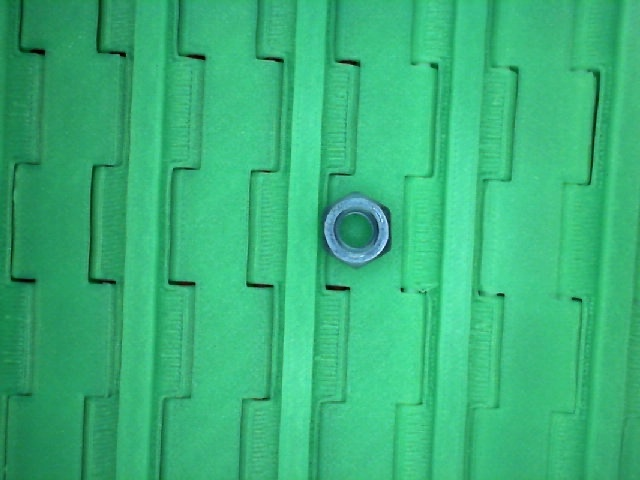
#> input picture images/testing/2023-04-25_20-58-51-095.jpg, 640 x 480 px, given in place of the camera
$ python main.py
#> lines starting #> are read from the running program, lines starting #| are printed output that depends on the picture; after the words box and inside, x2 and y2 are one past the last pixel; in counts of white or black regions, pixels touching at a corner belong together
#> further down, img is the input picture: shape (480, 640, 3); mean B, G, R 121.5, 179.8, 56.2
import cv2
import os
import numpy as np
from matplotlib import pyplot as plt
import time
from collections import Counter
import datetime
import math

frameWidth = 640
frameHeight = 480
cap = cv2.VideoCapture(0)
cap.set(3, frameWidth)
cap.set(4, frameHeight)
# folder_path = '/Users/yukaaoyama/engi200/images/training2'
# if not os.path.exists(folder_path):
#     os.makedirs(folder_path)
# initialize frame and image counter
frame_counter = 0

newFastener = True

def empty(a):
    pass

# Scroll bars for adjustments
cv2.namedWindow("Parameters")
cv2.resizeWindow("Parameters",640,240)
cv2.createTrackbar("Threshold1","Parameters",50,255,empty)
cv2.createTrackbar("Threshold2","Parameters",100,255,empty)
cv2.createTrackbar("Low H","Parameters",40,255,empty)
cv2.createTrackbar("Low S","Parameters",0,255,empty)
cv2.createTrackbar("Low V","Parameters",0,255,empty)
cv2.createTrackbar("High H","Parameters",83,255,empty)
cv2.createTrackbar("High S","Parameters",255,255,empty)
cv2.createTrackbar("High V","Parameters",255,255,empty)
cv2.createTrackbar("Area","Parameters",1000,30000,empty)

# For display
def stackImages(scale,imgArray):
    rows = len(imgArray)
    cols = len(imgArray[0])
    rowsAvailable = isinstance(imgArray[0], list)
    width = imgArray[0][0].shape[1]
    height = imgArray[0][0].shape[0]
    if rowsAvailable:
        for x in range ( 0, rows):
            for y in range(0, cols):
                if imgArray[x][y].shape[:2] == imgArray[0][0].shape [:2]:
                    imgArray[x][y] = cv2.resize(imgArray[x][y], (0, 0), None, scale, scale)
                else:
                    imgArray[x][y] = cv2.resize(imgArray[x][y], (imgArray[0][0].shape[1], imgArray[0][0].shape[0]), None, scale, scale)
                if len(imgArray[x][y].shape) == 2: imgArray[x][y]= cv2.cvtColor( imgArray[x][y], cv2.COLOR_GRAY2BGR)
        imageBlank = np.zeros((height, width, 3), np.uint8)
        hor = [imageBlank]*rows
        hor_con = [imageBlank]*rows
        for x in range(0, rows):
            hor[x] = np.hstack(imgArray[x])
        ver = np.vstack(hor)
    else:
        for x in range(0, rows):
            if imgArray[x].shape[:2] == imgArray[0].shape[:2]:
                imgArray[x] = cv2.resize(imgArray[x], (0, 0), None, scale, scale)
            else:
                imgArray[x] = cv2.resize(imgArray[x], (imgArray[0].shape[1], imgArray[0].shape[0]), None,scale, scale)
            if len(imgArray[x].shape) == 2: imgArray[x] = cv2.cvtColor(imgArray[x], cv2.COLOR_GRAY2BGR)
        hor= np.hstack(imgArray)
        ver = hor
    return ver

def getContours(img,imgContour):
    # print("getting contours")
    contours, hierarchy = cv2.findContours(img, cv2.RETR_EXTERNAL, cv2.CHAIN_APPROX_NONE) #TODO can play around with the last two

    if contours is not None:
        for cnt in contours:
            # print("cnt",cnt)
            area = cv2.contourArea(cnt)
            areaMin = cv2.getTrackbarPos("Area", "Parameters")
            if area > areaMin:
                # print("area is larger")
                cv2.drawContours(imgContour, cnt, -1, (255, 0, 255), 7)
                peri = cv2.arcLength(cnt, True)
                approx = cv2.approxPolyDP(cnt, 0.02 * peri, True)
                # print(approx)
                # print(len(approx))
                x , y , w, h = cv2.boundingRect(approx)
                # [4 lines of commented-out code are left out]
                cv2.rectangle(imgContour, (x , y ), (x + w , y + h ), (0, 255, 0), 5)
                return contours, x, y, w, h
        #do something when contours is done because it will quit
        return None #?
    else:
        # print("not found contours")
        return None
    # print("end of find contours")

def removeBackground(imgBlur):
    hsv = cv2.cvtColor(imgBlur, cv2.COLOR_BGR2HSV)
#> hsv: shape (480, 640, 3); mean H, S, V 75.9, 176.4, 179.9

    # Create a Green Mask
    low_h = cv2.getTrackbarPos("Low H", "Parameters")
    low_s = cv2.getTrackbarPos("Low S", "Parameters")
    low_v = cv2.getTrackbarPos("Low V", "Parameters")
    high_h = cv2.getTrackbarPos("High H", "Parameters")
    high_s = cv2.getTrackbarPos("High S", "Parameters")
    high_v = cv2.getTrackbarPos("High V", "Parameters")
    low_green = np.array([low_h, low_s, low_v])
    high_green = np.array([high_h, high_s, high_v])
    mask = cv2.inRange(hsv, low_green, high_green)
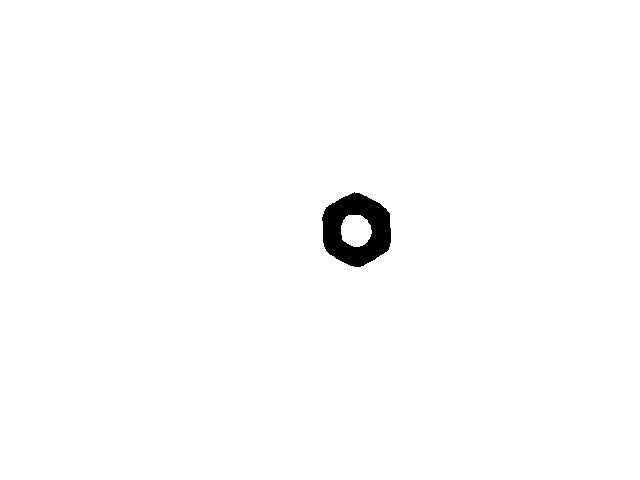
#> mask: shape (480, 640); 99% white; 1 black region, box (x1, y1, x2, y2) and area: (322, 192, 391, 267) 3178

    # Convert Green to White
    hsv[mask>0]=(0,0,255)
#> hsv: shape (480, 640, 3); mean H, S, V 1, 1.4, 254

    # Convert Everything Else to Black
    mask = 255-mask
    hsv[mask>0]=(0,0,0)
#> hsv: shape (480, 640, 3); mean H, S, V 0, 0, 252.4

    return cv2.cvtColor(hsv, cv2.COLOR_HSV2BGR)

# Alternative option: Remove everything outside of the bounding box
# def cleanBackground(img, x, y, w, h):
#     #How?

def washerOrNut(img, contours, x, y, w, h):
    # [6 lines of commented-out code are left out]
    if x >= 10 and y >=10:
        img = img[y-10:y+h+20, x-10:x+w+20]
    detected_circles = cv2.HoughCircles(img,
                   cv2.HOUGH_GRADIENT, 1, 0.01, param1 = 200,
               param2 = 20, minRadius = 8, maxRadius = 150)

    if detected_circles is not None:
        # [5 lines of commented-out code are left out]
        for c in contours:
            peri = cv2.arcLength(c, True)
            approx = cv2.approxPolyDP(c, 0.02 * peri, True)
            # print(len(approx))
            if len(approx) == 6:
                cv2.putText(imgContour, "Nut", (x + w + 20, y + 20), cv2.FONT_HERSHEY_COMPLEX, 1,
                        (0, 0, 0), 2)
                return True, 0
                # print("Nut")
            else:
                cv2.putText(imgContour, "Washer", (x + w + 20, y + 20), cv2.FONT_HERSHEY_COMPLEX, 1,
                        (0, 0, 0), 2)
                return True, 1
                # print("Washer")
        # return True
    else:
        return None, -1
    #     return False


# [62 lines left out: function screwOrBolt, not called in this run]

while True:
    success, img = cap.read()
    frame_counter += 1

    imgContour = img.copy()
    imgRange = img.copy()
    imgResult = img.copy()

    # Image Processing
    imgBlur = cv2.GaussianBlur(img, (7, 7), 1)
    imgNoBackground = removeBackground(imgBlur)
    imgGray = cv2.cvtColor(imgNoBackground, cv2.COLOR_BGR2GRAY)
    threshold1 = cv2.getTrackbarPos("Threshold1", "Parameters")
    threshold2 = cv2.getTrackbarPos("Threshold2", "Parameters")
    imgCanny = cv2.Canny(imgGray,threshold1,threshold2)
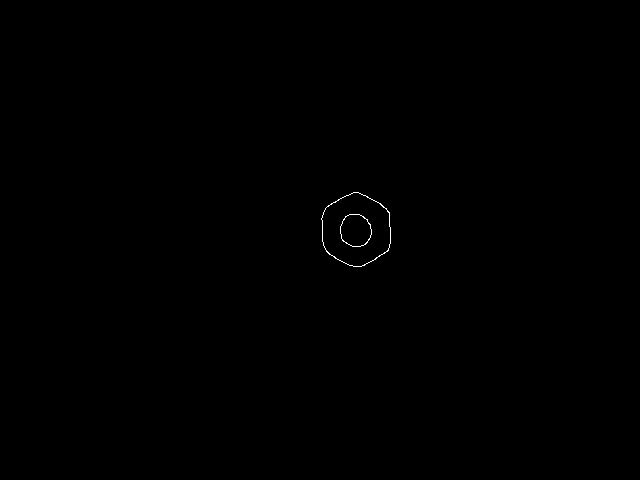
#> imgCanny: shape (480, 640); 0.11% white in thin lines or dots, all inside (x1, y1, x2, y2) = (321, 192, 391, 267)

    #Remove overlapped lines, which might not be necessary for our project. Can decide by testing the classifications later. TODO
    kernel = np.ones((5, 5))
    imgDil = cv2.dilate(imgCanny, kernel, iterations=1)
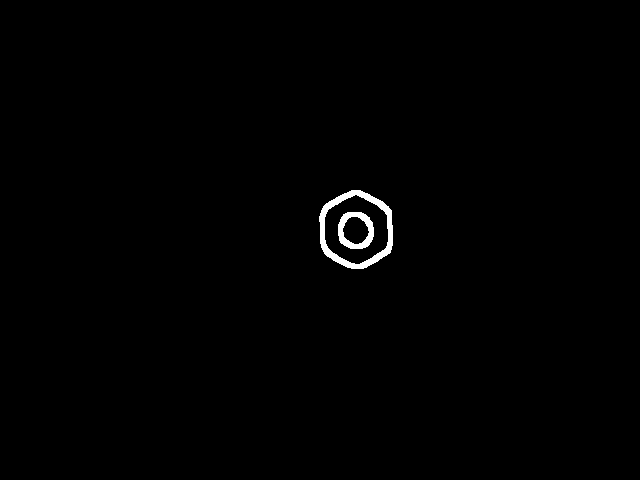
#> imgDil: shape (480, 640); 0.64% white; 2 white regions

    # newFastner = True

    # getContours(imgDil, imgContour)
    if getContours(imgDil, imgContour) is not None:
#> in getContours, `contours, hierarchy = cv2.findContours(img, cv2.RETR_EXTERNAL, cv2.CHA..`: contours = 1 contour; box (x1, y1, x2, y2) and area: (319, 190, 393, 269) 4563
#> in getContours, `area = cv2.contourArea(cnt)`: area = 4563
#> in getContours, `peri = cv2.arcLength(cnt, True)`: peri = 256.3
#> in getContours, `approx = cv2.approxPolyDP(cnt, 0.02 * peri, True)`: approx = [[351, 190], [323, 206], [320, 243], [333, 260], [363, 268], [390, 252], [391, 210]]
#> in getContours, `x , y , w, h = cv2.boundingRect(approx)`: x = 320; y = 190; w = 72; h = 79
        contours, x, y, w, h = getContours(imgDil, imgContour) #x, y is top left corner
#> in getContours (call 2), `cv2.drawContours(imgContour, cnt, -1, (255, 0, 255), 7)`:
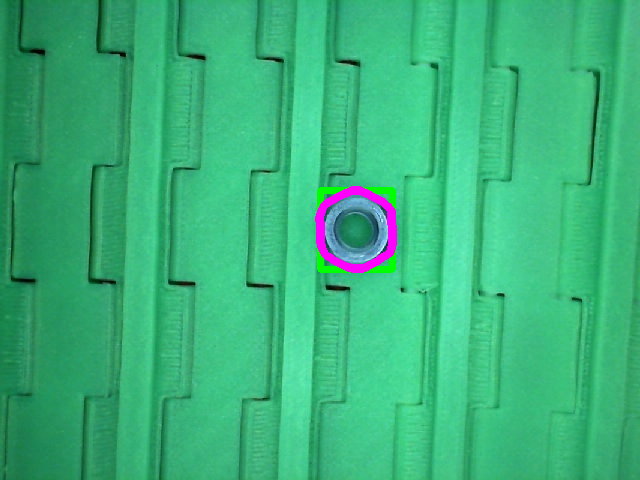
#> imgContour: shape (480, 640, 3); mean B, G, R 122, 179, 57.4
#> x = 320; y = 190; w = 72; h = 79

        cv2.rectangle(imgRange, (200 , 0 ), (420 , 480 ), (0, 255, 0), 5)
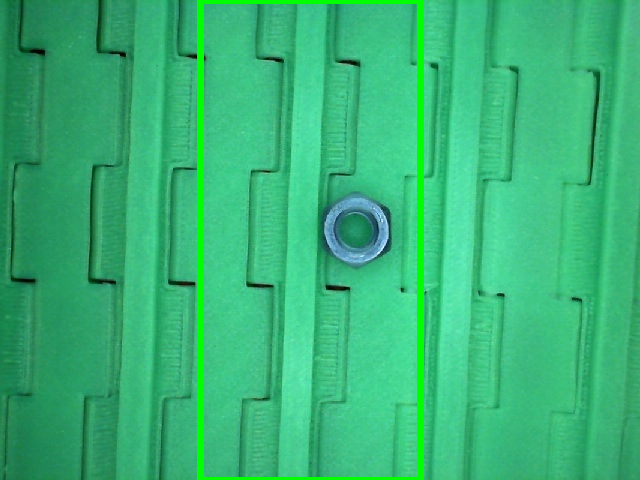
#> imgRange: shape (480, 640, 3); mean B, G, R 118, 181.5, 54.6

        # Run classification algorithms only when the fastner is in range
        if x>=220 and x<=420:
            # Create a new list for collecting results only if the fastener has just entered
            if newFastener is True:
                results = []
            newFastener = False

            # Save frame as image in specified folder
            if frame_counter % 2 == 0: #this camera is 7.50fps

                isWasherOrNut, fastener = washerOrNut(imgDil, contours, x, y, w, h)

                if isWasherOrNut is None:
                    # [10 lines of commented-out code are left out]

                    fastener = screwOrBolt(imgDil)

                # [9 lines of commented-out code are left out]

                if fastener is not None:
                    results.append(fastener)
                # print(results)

        # Case if fastener is not within the range we are looking at (haven't looked at or finished looking at previous)
        else:
            # Results from the previous one
            final_result = ""
            if newFastener is False:
                # print('FALSE')
                # print('RESULTS', results)
                counter = Counter(results)
                majority = counter.most_common(1)
                # print("MAJORITY", majority)
                if len(majority) != 0:
                    if majority[0][0] == 0:
                        final_result = "Nut"
                    elif majority[0][0] == 1:
                        final_result = "Washer"
                    elif majority[0][0] == 3:
                        final_result = "Bolt"
                    elif majority[0][0] == 4:
                        final_result = "Screw"

            if final_result != "":
                print(final_result)
            cv2.putText(imgResult, final_result, (x + w + 20, y + 20), cv2.FONT_HERSHEY_COMPLEX, 1,
                            (0, 0, 0), 2)

            #next fastener that comes in the range is a new fastener
            newFastener = True
            #QUESTION: Why does it quit?

    imgStack = stackImages(0.8, ([img, imgGray, imgCanny], [imgRange, imgContour, imgDil]))
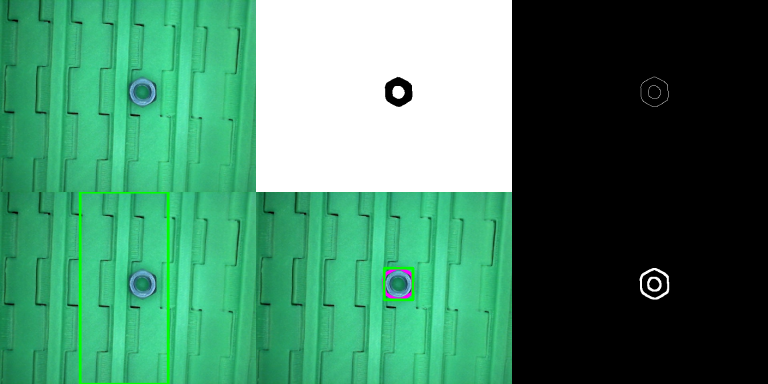
#> imgStack: shape (768, 1536, 3) (shown at 1/2 size); mean B, G, R 102.5, 132.5, 70.2

    cv2.imshow("Results", imgStack)
    if cv2.waitKey(1) & 0xFF == ord ('q'):
#> (key Esc is pressed here)
        break

$ run again, on images/testing/2023-04-25_21-13-05-847.jpg
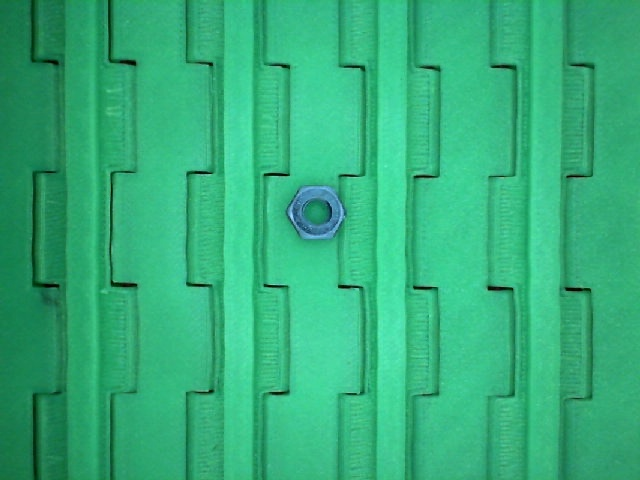
#> input picture images/testing/2023-04-25_21-13-05-847.jpg, 640 x 480 px, given in place of the camera
#> img is the input picture: shape (480, 640, 3); mean B, G, R 122.3, 175.2, 50.6
#> in removeBackground, `mask = cv2.inRange(hsv, low_green, high_green)`:
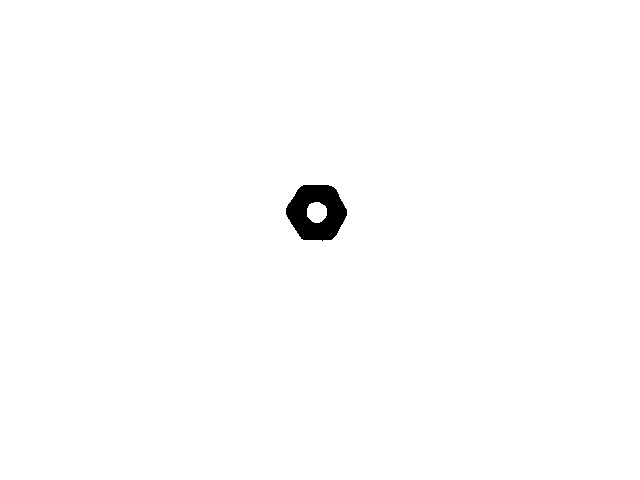
#> mask: shape (480, 640); 99.3% white; 1 black region, box (x1, y1, x2, y2) and area: (286, 185, 347, 241) 2282
#> imgCanny: shape (480, 640); 0.08% white in thin lines or dots, all inside (x1, y1, x2, y2) = (285, 184, 347, 241)
#> imgDil: shape (480, 640); 0.5% white; 2 white regions
#> in getContours, `contours, hierarchy = cv2.findContours(img, cv2.RETR_EXTERNAL, cv2.CHA..`: contours = 1 contour; box (x1, y1, x2, y2) and area: (283, 182, 349, 243) 3112
#> area = 3111.5
#> peri = 211.9
#> approx = [[298, 184], [283, 207], [289, 226], [300, 241], [334, 241], [348, 218], [338, 187], [329, 182]]
#> in getContours, `x , y , w, h = cv2.boundingRect(approx)`: x = 283; y = 182; w = 66; h = 60
#> `contours, x, y, w, h = getContours(imgDil, imgContour)`: x = 283; y = 182; w = 66; h = 60
#> `imgStack = stackImages(0.8, ([img, imgGray, imgCanny], [imgRange, imgC..`:
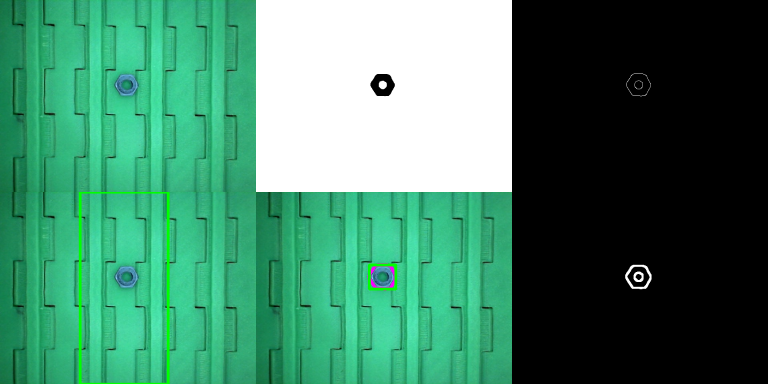
#> imgStack: shape (768, 1536, 3) (shown at 1/2 size); mean B, G, R 102.9, 130.3, 67.5
